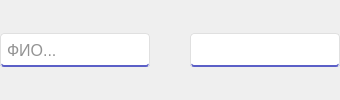
                        <widget class="QWidget" name="widget_redactProviderPhones_Fields" native="true">
                         <property name="minimumSize">
                          <size>
                           <width>0</width>
                           <height>0</height>
                          </size>
                         </property>
                         <layout class="QHBoxLayout" name="horizontalLayout_37">
                          <property name="spacing">
                           <number>0</number>
                          </property>
                          <property name="leftMargin">
                           <number>0</number>
                          </property>
                          <property name="topMargin">
                           <number>0</number>
                          </property>
                          <property name="rightMargin">
                           <number>0</number>
                          </property>
                          <property name="bottomMargin">
                           <number>0</number>
                          </property>
                          <item>
                           <widget class="QFrame" name="frame_28">
                            <property name="sizePolicy">
                             <sizepolicy hsizetype="Expanding" vsizetype="Fixed">
                              <horstretch>0</horstretch>
                              <verstretch>0</verstretch>
                             </sizepolicy>
                            </property>
                            <property name="minimumSize">
                             <size>
                              <width>0</width>
                              <height>34</height>
                             </size>
                            </property>
                            <property name="maximumSize">
                             <size>
                              <width>16777215</width>
                              <height>34</height>
                             </size>
                            </property>
                            <property name="styleSheet">
                             <string notr="true">color:rgb(40,40,40);
background-color:rgb(255,255,255);
border:1px solid rgb(224,224,224);
border-radius:4px;
border-bottom:2px solid rgb(91,95,199);</string>
                            </property>
                            <property name="frameShape">
                             <enum>QFrame::StyledPanel</enum>
                            </property>
                            <property name="frameShadow">
                             <enum>QFrame::Raised</enum>
                            </property>
                            <layout class="QVBoxLayout" name="verticalLayout_79">
                             <property name="spacing">
                              <number>0</number>
                             </property>
                             <property name="leftMargin">
                              <number>4</number>
                             </property>
                             <property name="topMargin">
                              <number>2</number>
                             </property>
                             <property name="rightMargin">
                              <number>4</number>
                             </property>
                             <property name="bottomMargin">
                              <number>2</number>
                             </property>
                             <item>
                              <widget class="QLineEdit" name="lineEdit_redactProviderPhone_FullName">
                               <property name="sizePolicy">
                                <sizepolicy hsizetype="Expanding" vsizetype="Expanding">
                                 <horstretch>0</horstretch>
                                 <verstretch>0</verstretch>
                                </sizepolicy>
                               </property>
                               <property name="minimumSize">
                                <size>
                                 <width>0</width>
                                 <height>29</height>
                                </size>
                               </property>
                               <property name="font">
                                <font>
                                 <pointsize>12</pointsize>
                                </font>
                               </property>
                               <property name="styleSheet">
                                <string notr="true">color:rgb(40,40,40);
background-color:rgb(255,255,255);
border-radius:4px;
border:0px;</string>
                               </property>
                               <property name="placeholderText">
                                <string>ФИО...</string>
                               </property>
                              </widget>
                             </item>
                            </layout>
                           </widget>
                          </item>
                          <item>
                           <spacer name="horizontalSpacer_136">
                            <property name="orientation">
                             <enum>Qt::Horizontal</enum>
                            </property>
                            <property name="sizeType">
                             <enum>QSizePolicy::Fixed</enum>
                            </property>
                            <property name="sizeHint" stdset="0">
                             <size>
                              <width>40</width>
                              <height>20</height>
                             </size>
                            </property>
                           </spacer>
                          </item>
                          <item>
                           <widget class="QFrame" name="frame_33">
                            <property name="sizePolicy">
                             <sizepolicy hsizetype="Expanding" vsizetype="Fixed">
                              <horstretch>0</horstretch>
                              <verstretch>0</verstretch>
                             </sizepolicy>
                            </property>
                            <property name="minimumSize">
                             <size>
                              <width>0</width>
                              <height>34</height>
                             </size>
                            </property>
                            <property name="maximumSize">
                             <size>
                              <width>16777215</width>
                              <height>34</height>
                             </size>
                            </property>
                            <property name="styleSheet">
                             <string notr="true">color:rgb(40,40,40);
background-color:rgb(255,255,255);
border:1px solid rgb(224,224,224);
border-radius:4px;
border-bottom:2px solid rgb(91,95,199);</string>
                            </property>
                            <property name="frameShape">
                             <enum>QFrame::StyledPanel</enum>
                            </property>
                            <property name="frameShadow">
                             <enum>QFrame::Raised</enum>
                            </property>
                            <layout class="QHBoxLayout" name="horizontalLayout_93">
                             <property name="spacing">
                              <number>0</number>
                             </property>
                             <property name="leftMargin">
                              <number>4</number>
                             </property>
                             <property name="topMargin">
                              <number>2</number>
                             </property>
                             <property name="rightMargin">
                              <number>4</number>
                             </property>
                             <property name="bottomMargin">
                              <number>2</number>
                             </property>
                             <item>
                              <widget class="QLineEdit" name="lineEdit_redactProviderPhone">
                               <property name="sizePolicy">
                                <sizepolicy hsizetype="Expanding" vsizetype="Expanding">
                                 <horstretch>0</horstretch>
                                 <verstretch>0</verstretch>
                                </sizepolicy>
                               </property>
                               <property name="minimumSize">
                                <size>
                                 <width>0</width>
                                 <height>29</height>
                                </size>
                               </property>
                               <property name="font">
                                <font>
                                 <pointsize>12</pointsize>
                                </font>
                               </property>
                               <property name="styleSheet">
                                <string notr="true">color:rgb(40,40,40);
background-color:rgb(255,255,255);
border-radius:4px;
border:0px;</string>
                               </property>
                               <property name="placeholderText">
                                <string/>
                               </property>
                              </widget>
                             </item>
                            </layout>
                           </widget>
                          </item>
                         </layout>
                        </widget>
